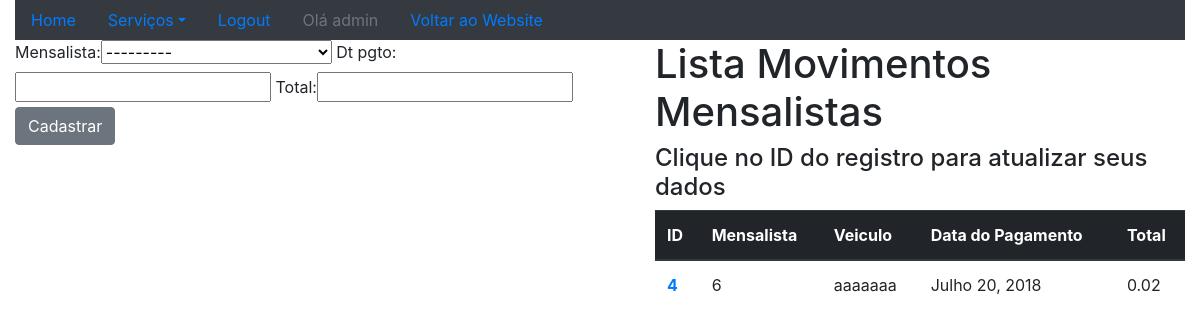
Before: /sistema/mov-mens/ (signed in) with the older database file.
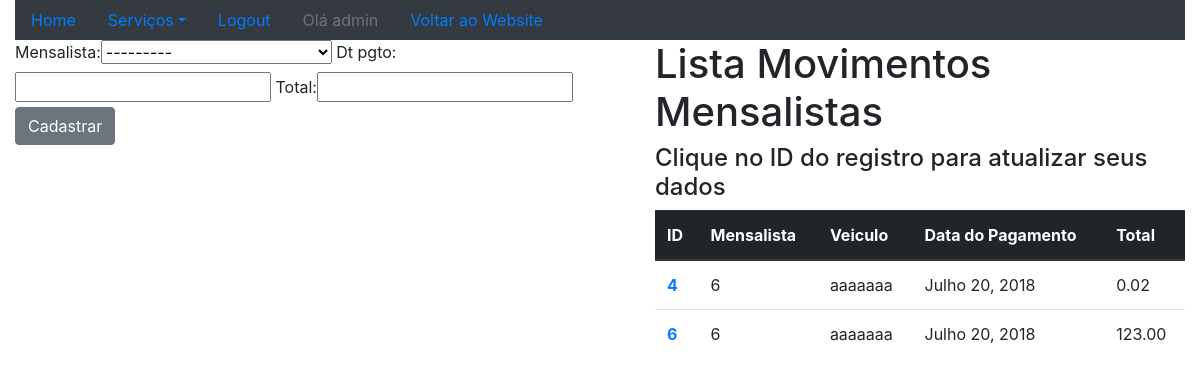
After: the same page with the newer database file.
### core/models.py (models this page shows, shortened)
class MovimentoMens(models.Model):
    mensalista = models.ForeignKey(Mensalista,on_delete=models.PROTECT)
    dt_pgto = models.DateField()
    total = models.DecimalField(max_digits=6,decimal_places=2)

class Mensalista(models.Model):
    veiculo = models.ForeignKey(Veiculo,on_delete=models.PROTECT)
    inicio = models.DateField()
    valor_mes = models.DecimalField(max_digits=6,decimal_places=2)
    def __str__(self):
        return str(self.veiculo) + ' - ' + str(self.inicio)

class Veiculo(models.Model):
    marca = models.ForeignKey(Marca,on_delete=models.PROTECT)
    placa = models.CharField(max_length=7)
    proprietario = models.ForeignKey(Pessoa,on_delete=models.PROTECT)
    cor = models.CharField(max_length=15)
    observacoes = models.TextField()
    def __str__(self):
        return self.marca.nome + ' - ' + self.placa

### core/views.py (the view)
@login_required
def lista_mov_mens(request):
    mov_mens = MovimentoMens.objects.all()
    form = MovMensForm()
    context = {'movMens':mov_mens,'form':form}
    return render(request,'core/lista_mov_mens.html',context)

### core/forms.py
class MovMensForm(ModelForm):
    class Meta:
        model = MovimentoMens
        fields = '__all__'

### core/templates/core/lista_mov_mens.html (shortened to what this page needs)
{% extends "base.html" %}
{% load bootstrap %}
{% block main %}
    <div class="row">
        <div class="col-sm-6">
            <form action="{% url 'core_mov_mens_novo' %}" method="POST">
                {{ form|bootstrap }}
                <button type="submit" class="btn btn-secondary">Cadastrar</button>
            </form>
        </div>
        <div class="col-sm-6">
            <ul>
                <h1>Lista Movimentos Mensalistas</h1>
                <h4>Clique no ID do registro para atualizar seus dados</h4>
                <table class="table">
                <thead class="thead-dark">
                    <tr>
                        <th scope="col">ID</th>
                        <th scope="col">Mensalista</th>
                        <th scope="col">Veiculo</th>
                        <th scope="col">Data do Pagamento</th>
                        <th scope="col">Total</th>
                    </tr>
                </thead>
                <tbody>
                    {% for mov in movMens %}
                        <tr>
                            <th scope="row"><a href="{% url 'core_mov_mens_update' mov.id %}">{{ mov.id }}</a></th>
                            <td>{{ mov.mensalista.id }}</td>
                            <td>{{ mov.mensalista.veiculo.placa }}</td>
                            <td>{{ mov.dt_pgto }}</td>
                            <td>{{ mov.total }}</td>
                        </tr>
                    {% endfor %}
                </tbody>
                </table>
            </ul>
        </div>
    </div>
{% endblock %}

Changed rows visible on the page:
added MovimentoMens: id "6", mensalista.id "6", mensalista.veiculo.placa "aaaaaaa", dt_pgto "Julho 20, 2018", total "123.00"
